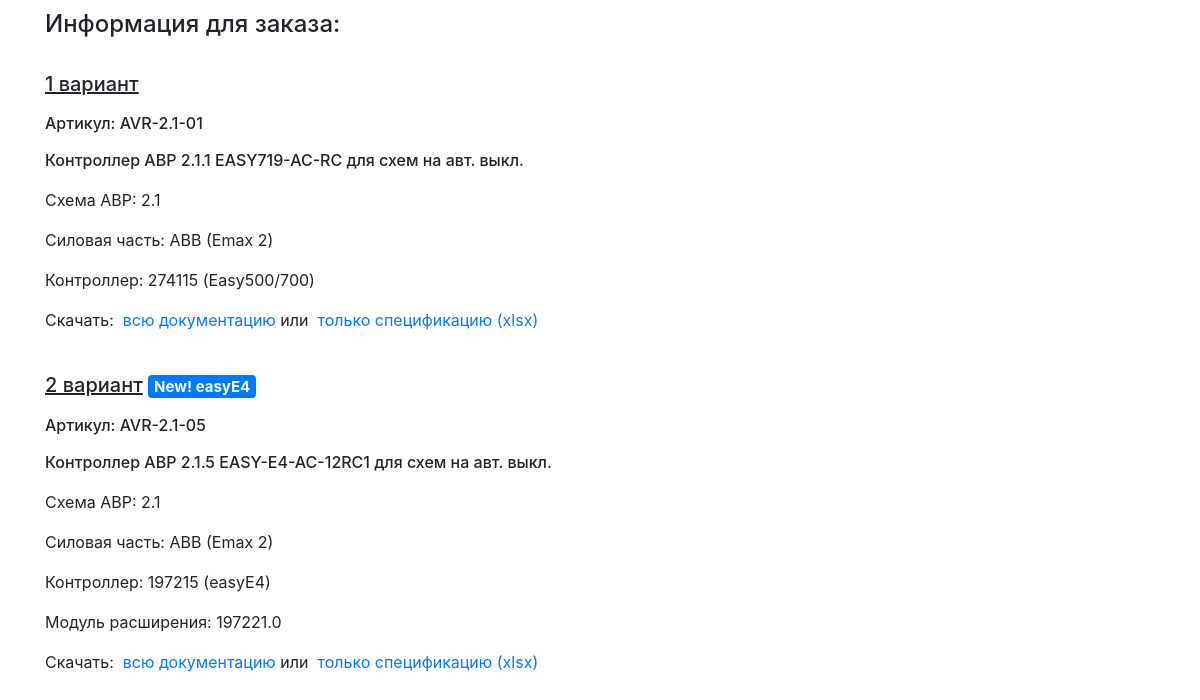
Before: / with the older database file.
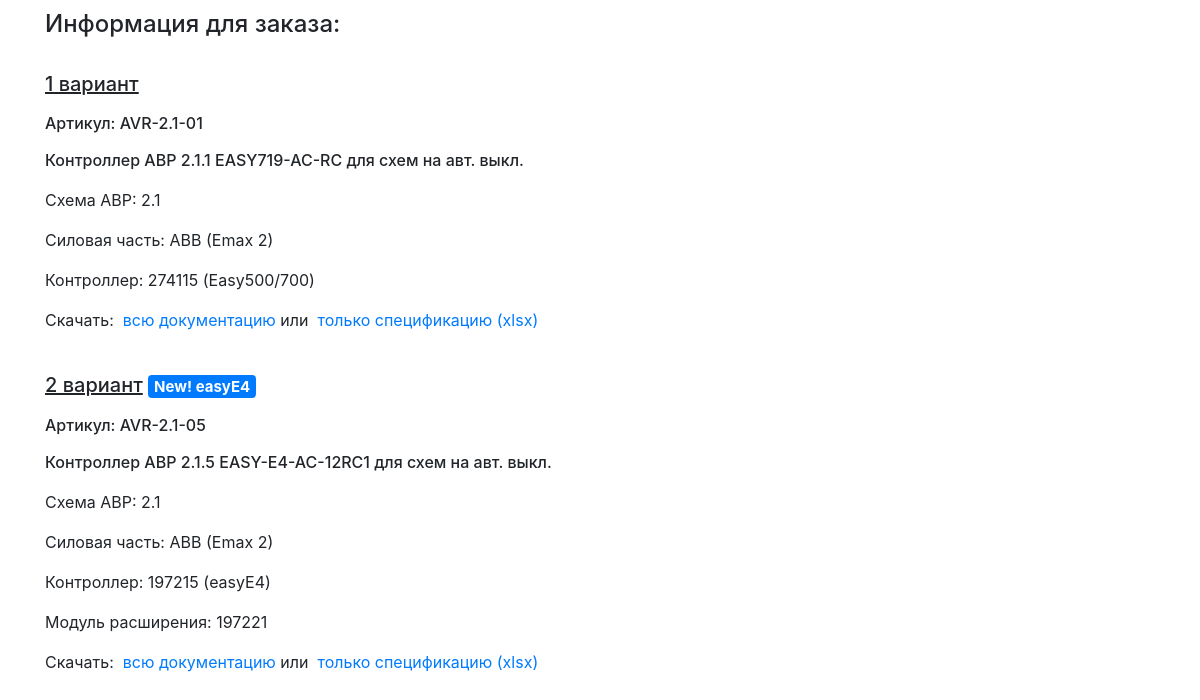
After: the same page with the newer database file.
### avr/models.py (models this page shows)
class AVRIndex(models.Model):
    avr_scheme = models.TextField()
    article = models.TextField()
    name = models.TextField()
    power_devices_brand = models.TextField()
    power_devices_type = models.TextField()
    spring_time = models.TextField(default=None, blank=True, null=True)
    plc = models.TextField()
    extension_module = models.TextField(default=None, blank=True, null=True)
    specification = models.TextField()
    documentation = models.TextField(default=None, blank=True, null=True)
    specification_link = models.TextField()
    xlsx_export_link = models.TextField()
    pdf_avr_link = models.TextField()
    pdf_scheme_link = models.TextField()
    zip_link = models.TextField()
    xlsx_link = models.TextField()
    status = models.TextField(default=None, blank=True, null=True)

### avr/views.py (the view)
# urls.py: path('', views.index, name='index'),
def index(request):
    global global_n
    global_n = [80, 125]
    if global_n:
        n = global_n
        global_n = None
        print(f'{n = }')
        article1, article2 = get_articles(n)
        return render(request, 'avr/results.html', {'article1': article1, 'article2': article2})
    else:
        return render(request, 'avr/index.html')

### avr/views.py (called while the page is built)
def get_articles(n):
    article1 = AVRIndex.objects.filter(id=n[0])[0]
    article2 = AVRIndex.objects.filter(id=n[1])[0]
    return article1, article2

### avr/templates/avr/results.html (shortened to what this page needs)
{% load static %}
<!DOCTYPE html>
<html>
<head>
    <link rel="stylesheet" href="https://stackpath.bootstrapcdn.com/bootstrap/4.5.0/css/bootstrap.min.css"
>
    <link rel="stylesheet" type="text/css" href="{% static 'avr/avr.css' %}">
</head>
<body>
<div class="container">
    <div class="row">
        <div class="col-12 col-lg-6">
            <h4>Информация для заказа:</h4>
        </div>
    </div>
    <div class="variant" id="divVariant1">
        <div class="row">
            <div class="col-12 col-lg-6">
                <h5><u>1 вариант</u>
                    <span id="badge-dark" class="badge badge-dark" hidden>Снят с продажи, см. 2 вариант</span></h5>
            </div>
        </div>
        <div class="row">
            <div class="col-12 col-lg-6">
                <h6>Артикул: {{ article1.article }}</h6>
            </div>
        </div>
        <div class="row">
            <div class="col-12 col-lg-6">
                <h6>{{ article1.name }}</h6>
            </div>
        </div>
        <div class="row">
            <div class="col-12 col-lg-6">
                <p>Схема АВР: {{ article1.avr_scheme }}</p>
                <p id="powerUnit1">Силовая часть: {{ article1.power_devices_brand }}
                    ({{ article1.power_devices_type }})</p>
                <p>Контроллер: {{ article1.plc }} (Easy500/700)</p>
                <p id="download-docs-variant-1">Скачать:&nbsp;
                    <a href="{{ article1.zip_link }}" id="aDocArt1" target="_blank">всю
                        документацию</a>&nbsp;или&nbsp;
                    <a href="{{ article1.xlsx_export_link }}" id="aSpecArt1" target="_blank">только спецификацию
                        (xlsx)</a>
                </p>
            </div>
        </div>
    </div>
    <div class="variant" id="divVariant2">
        <div class="row">
            <div class="col-12 col-lg-6">
                <h5><u>2 вариант</u> <span class="badge badge-primary">New! easyE4</span></h5>
            </div>
        </div>
        <div class="row">
            <div class="col-12 col-lg-6">
                <h6>Артикул: {{ article2.article }}</h6>
            </div>
        </div>
        <div class="row">
            <div class="col-12 col-lg-6">
                <h6>{{ article2.name }}</h6>
            </div>
        </div>
        <div class="row">
            <div class="col-12 col-lg-6">
                <p>Схема АВР: {{ article2.avr_scheme }}</p>
                <p id="powerUnit2">Силовая часть: {{ article2.power_devices_brand }}
                    ({{ article2.power_devices_type }})</p>
                <p>Контроллер: {{ article2.plc }} (easyE4)</p>
                <p id="modulExt2">Модуль расширения: {{ article2.extension_module }}</p>
                <p>Скачать:&nbsp;
                    <a href="{{ article2.zip_link }}" id="aDocArt2" target="_blank">всю
                        документацию</a>&nbsp;или&nbsp;
                    <a href="{{ article2.xlsx_export_link }}" id="aSpecArt2" target="_blank">только спецификацию
                        (xlsx)</a>
                </p>
            </div>
        </div>
    </div>
</div>
</body>
</html>

### avr/static/avr/avr.css (style rules this page uses)
.container { margin-top: 10px; }
.row { margin-bottom: 10px; }
.variant { margin-top: 25px; margin-bottom: 25px; }

Changed rows visible on the page:
changed AVRIndex "AVR-2.1-05": extension_module "197221.0" → "197221"
